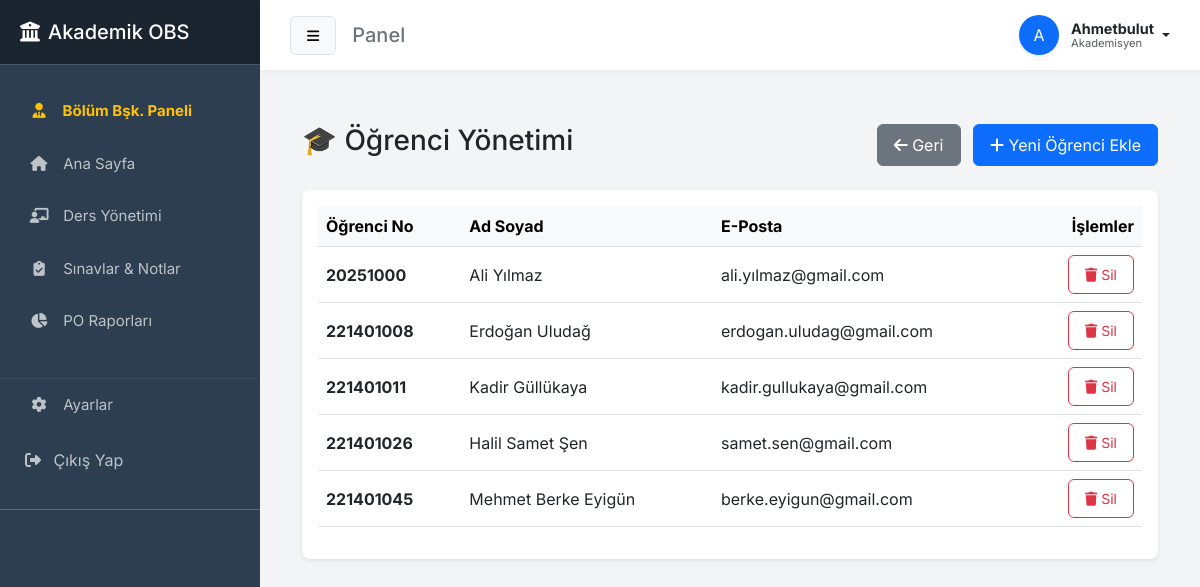
/manage-students/ (signed in), run on the app's committed database.
### academic/models.py (models this page shows, shortened)
class Student(models.Model):
    user = models.OneToOneField(User, on_delete=models.CASCADE, null=True, blank=True)
    department = models.ForeignKey(Department, on_delete=models.SET_NULL, null=True, blank=True, verbose_name="Bölüm")
    student_id = models.CharField(max_length=20, unique=True)
    first_name = models.CharField(max_length=50)
    last_name = models.CharField(max_length=50)

### academic/views.py (the view)
# urls.py: path("manage-students/", views.manage_students, name="manage_students"),
@login_required
@user_passes_test(is_department_head)
def manage_students(request):
    students = Student.objects.all().select_related("user").order_by("student_id")
    return render(request, "manage_students.html", {"students": students})

### academic/views.py (called while the page is built)
def is_department_head(user):
    return user.groups.filter(name="Bölüm Başkanı").exists() or user.is_superuser

### academic/templates/manage_students.html (shortened to what this page needs)
{% extends 'base.html' %}
{% block content %}
<div class="container mt-4">
    <div class="d-flex justify-content-between align-items-center mb-4">
        <h3>🎓 Öğrenci Yönetimi</h3>
        <div>
            <a href="{% url 'department_head_dashboard' %}" class="btn btn-secondary me-2"><i class="fas fa-arrow-left"></i> Geri</a>
            <a href="{% url 'add_student' %}" class="btn btn-primary"><i class="fas fa-plus"></i> Yeni Öğrenci Ekle</a>
        </div>
    </div>
    <div class="card shadow-sm"><div class="card-body"><div class="table-responsive">
        <table class="table table-hover align-middle">
            <thead class="table-light"><tr><th>Öğrenci No</th><th>Ad Soyad</th><th>E-Posta</th><th class="text-end">İşlemler</th></tr></thead>
            <tbody>
                {% for student in students %}
                <tr>
                    <td class="fw-bold">{{ student.student_id }}</td>
                    <td>{{ student.first_name }} {{ student.last_name }}</td>
                    <td>{{ student.user.email }}</td>
                    <td class="text-end">
                        <form action="{% url 'delete_student' student.id %}" method="POST" class="d-inline" onsubmit="return confirm('Silmek istediğinize emin misiniz?');">
                            <button type="submit" class="btn btn-sm btn-outline-danger"><i class="fas fa-trash"></i> Sil</button>
                        </form>
                    </td>
                </tr>
                {% empty %}
                <tr><td colspan="4" class="text-center text-muted py-4">Henüz kayıtlı öğrenci yok.</td></tr>
                {% endfor %}
            </tbody>
        </table>
    </div></div></div>
</div>
{% endblock %}

### academic/templates/base.html (shortened to what this page needs)
<!DOCTYPE html>
<html lang="tr">
<head>
    <link href="https://cdn.jsdelivr.net/npm/bootstrap@5.3.0/dist/css/bootstrap.min.css" rel="stylesheet">
    <link rel="stylesheet" href="https://cdnjs.cloudflare.com/ajax/libs/font-awesome/6.4.0/css/all.min.css">
</head>
<body>
<div class="wrapper">
    <nav id="sidebar">
        <div class="sidebar-header">
            <h5 class="m-0"><i class="fas fa-university me-2"></i>Akademik OBS</h5>
        </div>
        <ul class="list-unstyled components">
            {% if user.is_superuser or "Öğretmen" in user.groups.all|join:"," or "Bölüm Başkanı" in user.groups.all|join:"," %}
                {% if user.is_superuser or "Bölüm Başkanı" in user.groups.all|join:"," %}
                <li>
                    <a href="{% url 'department_head_dashboard' %}" class="text-warning fw-bold {% if request.resolver_match.url_name == 'department_head_dashboard' %}active{% endif %}">
                        <i class="fas fa-user-tie"></i> Bölüm Bşk. Paneli
                    </a>
                </li>
                {% endif %}
                <li>
                    <a href="{% url 'teacher_dashboard_home' %}"
                       class="{% if request.resolver_match.url_name == 'teacher_dashboard_home' %}active{% endif %}">
                        <i class="fas fa-home"></i> Ana Sayfa
                    </a>
                </li>
                <li>
                    <a href="{% url 'teacher_courses' %}" class="{% if request.resolver_match.url_name == 'teacher_courses' %}active{% endif %}">
                        <i class="fas fa-chalkboard-teacher"></i> Ders Yönetimi
                    </a>
                </li>
                <li>
                    <a href="{% url 'exam_list' %}" class="{% if request.resolver_match.url_name == 'exam_list' %}active{% endif %}">
                        <i class="fas fa-clipboard-check"></i> Sınavlar & Notlar
                    </a>
                </li>
                <li>
                    <a href="{% url 'teacher_po_report_list' %}"
                       class="{% if request.resolver_match.url_name == 'teacher_po_report_list' or request.resolver_match.url_name == 'teacher_student_po_detail' %}active{% endif %}">
                        <i class="fas fa-chart-pie"></i> PO Raporları
                    </a>
                </li>
            {% endif %}
            <li style="margin-top: 30px; border-top: 1px solid #34495e;">
                <a href="{% if user.is_superuser or 'Öğretmen' in user.groups.all|join:',' or 'Bölüm Başkanı' in user.groups.all|join:',' %}{% url 'teacher_settings' %}{% else %}{% url 'student_settings' %}{% endif %}"
                   class="{% if request.resolver_match.url_name == 'student_settings' or request.resolver_match.url_name == 'teacher_settings' %}active{% endif %}">
                    <i class="fas fa-cog"></i> Ayarlar
                </a>
            </li>
            <li>
                <form action="{% url 'logout' %}" method="post" class="d-inline">
                    <button type="submit" class="btn btn-link text-decoration-none w-100 text-start ps-4 py-3">
                        <i class="fas fa-sign-out-alt me-2"></i> Çıkış Yap
                    </button>
                </form>
            </li>
        </ul>
    </nav>
    <div id="content">
        <div class="top-navbar">
            <div class="d-flex align-items-center">
                <button type="button" id="sidebarCollapse" class="btn btn-light btn-sm me-3 border">
                    <i class="fas fa-bars"></i>
                </button>
                <h5 class="m-0 text-secondary">{% block page_title %}Panel{% endblock %}</h5>
            </div>
            <div class="dropdown">
                <a href="#" class="d-flex align-items-center text-decoration-none text-dark dropdown-toggle" id="dropdownUser1" data-bs-toggle="dropdown" aria-expanded="false">
                    <div class="bg-primary text-white rounded-circle d-flex justify-content-center align-items-center me-2 shadow-sm" style="width: 40px; height: 40px;">
                        {{ user.username|first|upper }}
                    </div>
                    <div class="d-none d-sm-flex flex-column align-items-start mx-1" style="line-height: 1.2;">
                        <span class="fw-bold text-dark" style="font-size: 0.9rem;">{{ user.username|title }}</span>
                        {% if "Öğretmen" in user.groups.all|join:"," or "Bölüm Başkanı" in user.groups.all|join:"," or user.is_superuser %}
                             <small class="text-muted" style="font-size: 0.7rem;">Akademisyen</small>
                        {% else %}
                             <small class="text-muted" style="font-size: 0.7rem;">{{ user.student.department|default:"Bölüm Yok" }}</small>
                        {% endif %}
                    </div>
                </a>
            </div>
        </div>
        <div class="main-content">
            {% block content %}{% endblock %}
        </div>
    </div>
</div>
</body>
</html>

### academic/templates/base.html (style rules this page uses)
:root { --sidebar-bg: #2c3e50; --sidebar-hover: #34495e; --active-link: #3498db; --bg-color: #f3f4f6; }
body { font-family: 'Inter', sans-serif; background-color: var(--bg-color); overflow-x: hidden; margin: 0; padding: 0; }
.wrapper { display: flex; width: 100%; align-items: stretch; min-height: 100vh; }
#sidebar { min-width: 260px; max-width: 260px; background: var(--sidebar-bg); color: #fff; transition: all 0.3s; }
#sidebar .sidebar-header { padding: 20px; background: #1a252f; border-bottom: 1px solid #465a6e; }
#sidebar ul.components { padding: 20px 0; border-bottom: 1px solid #47748b; }
#sidebar ul li a { padding: 15px 25px; font-size: 15px; display: block; color: #bdc3c7; text-decoration: none; transition: 0.3s; border-left: 4px solid transparent; }
#sidebar ul li a i { margin-right: 10px; width: 20px; text-align: center; }
#sidebar button.btn-link { text-decoration: none; color: #bdc3c7; transition: 0.3s; }
#content { width: 100%; padding: 0; min-height: 100vh; display: flex; flex-direction: column; }
.top-navbar { background: #fff; padding: 15px 30px; box-shadow: 0 2px 5px rgba(0,0,0,0.05); display: flex; justify-content: space-between; align-items: center; }
.main-content { padding: 30px; flex: 1; }
.card { border: none; border-radius: 8px; box-shadow: 0 1px 3px rgba(0,0,0,0.1); margin-bottom: 20px; background: #fff; }
.btn { padding: 8px 16px; border-radius: 6px; }

### data on the page
Student: student_id "20251000", first_name "Ali", last_name "Yılmaz", user.email "ali.yılmaz@gmail.com"
Student: student_id "221401008", first_name "Erdoğan", last_name "Uludağ", user.email "erdogan.uludag@gmail.com"
Student: student_id "221401011", first_name "Kadir", last_name "Güllükaya", user.email "kadir.gullukaya@gmail.com"
Student: student_id "221401026", first_name "Halil Samet", last_name "Şen", user.email "samet.sen@gmail.com"
Student: student_id "221401045", first_name "Mehmet Berke", last_name "Eyigün", user.email "berke.eyigun@gmail.com"

### other printed values
{{ user.username|first|upper }} "A"
{{ user.username|title }} "Ahmetbulut"
